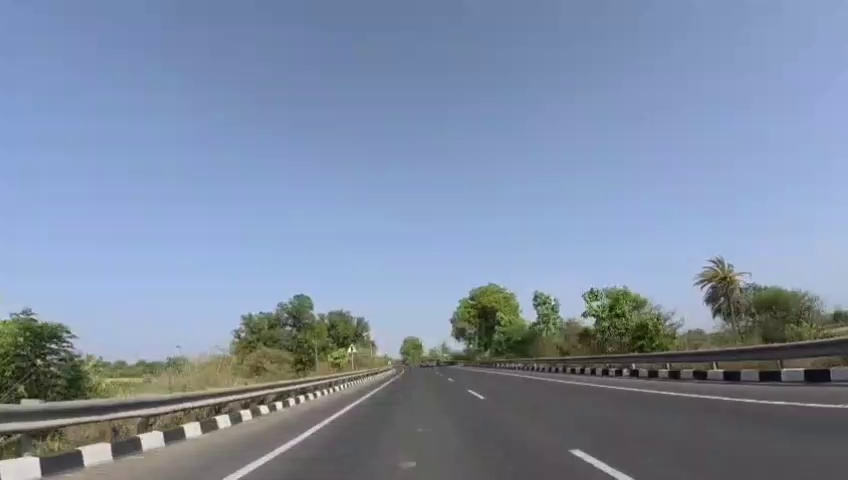
#> input picture VisionPilot/software_defined_vehicle/OpenADKit/Test/test_1_first_frame.jpg, 848 x 480 px
$ python bev_test.py
#> lines starting #> are read from the running program, lines starting #| are printed output that depends on the picture
import cv2
import numpy as np

img = cv2.imread("test_1_first_frame.jpg")
#> img is the input picture: shape (480, 848, 3); mean B, G, R 163.4, 140.2, 125.6

src = np.float32([
    [221, 345],  # left lane bottom
    [511, 347],  # right lane bottom
    [300, 220],  # left lane upper
    [430, 220]   # right lane upper
])

dst = np.float32([
    [250, 480],
    [600, 480],
    [250, 0],
    [600, 0]
])

H = cv2.getPerspectiveTransform(src, dst)

bev = cv2.warpPerspective(img, H, (848, 480))
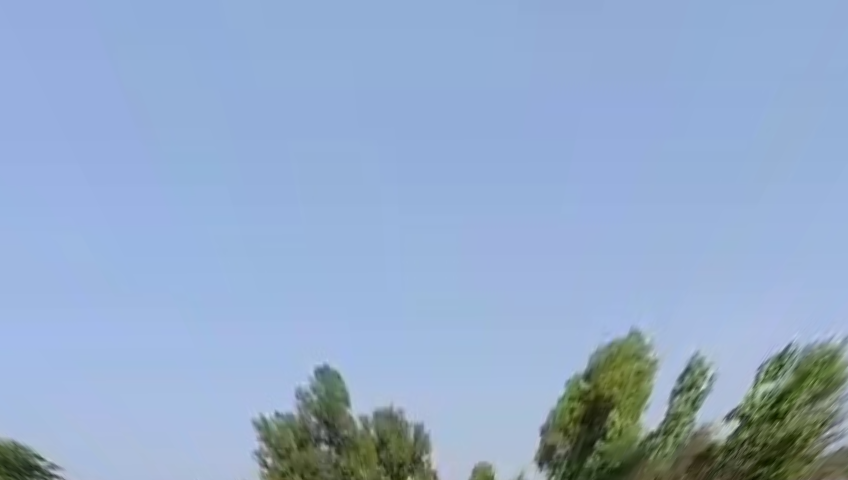
#> bev: shape (480, 848, 3); mean B, G, R 202.6, 171.3, 148

cv2.imshow("Original", img)
cv2.imshow("BEV", bev)

cv2.waitKey(0)
cv2.destroyAllWindows()

$ run again, with VisionPilot/software_defined_vehicle/OpenADKit/Test/CIPO.jpg copied over VisionPilot/software_defined_vehicle/OpenADKit/Test/test_1_first_frame.jpg
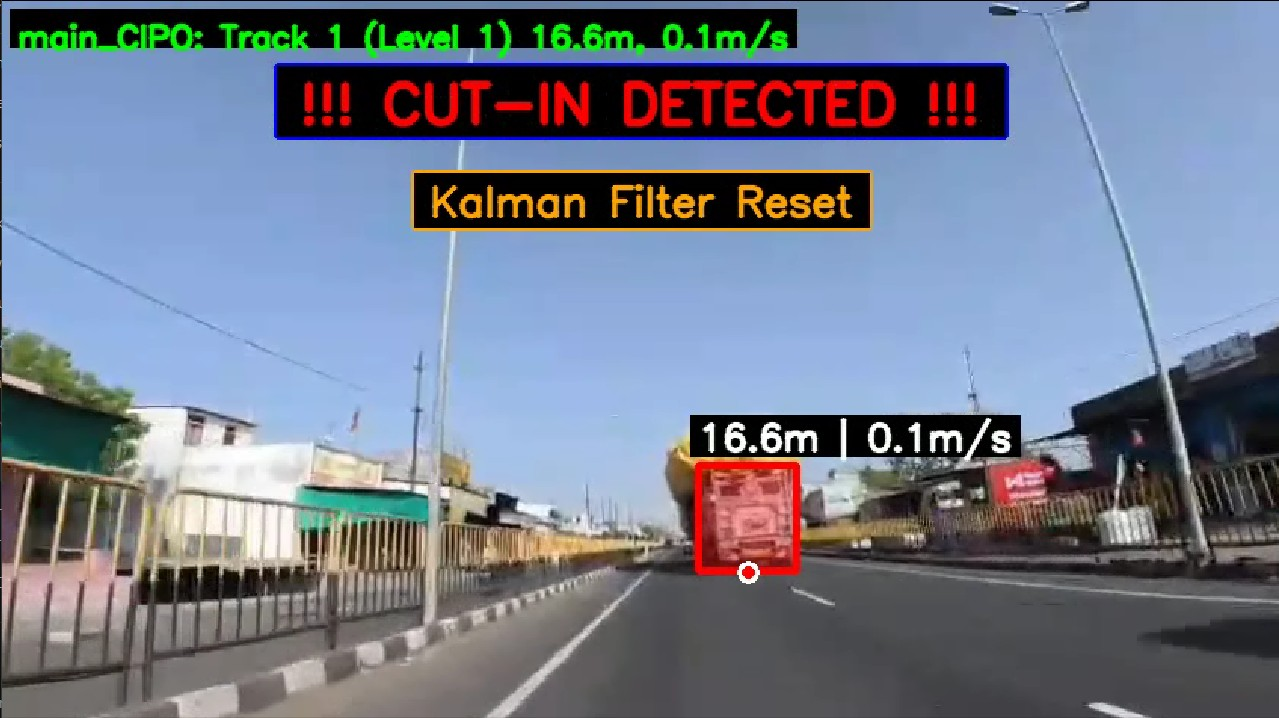
#> input picture VisionPilot/software_defined_vehicle/OpenADKit/Test/CIPO.jpg, 1279 x 718 px
#> img is the input picture: shape (718, 1279, 3); mean B, G, R 139.7, 122.9, 114.5
#> `bev = cv2.warpPerspective(img, H, (848, 480))`:
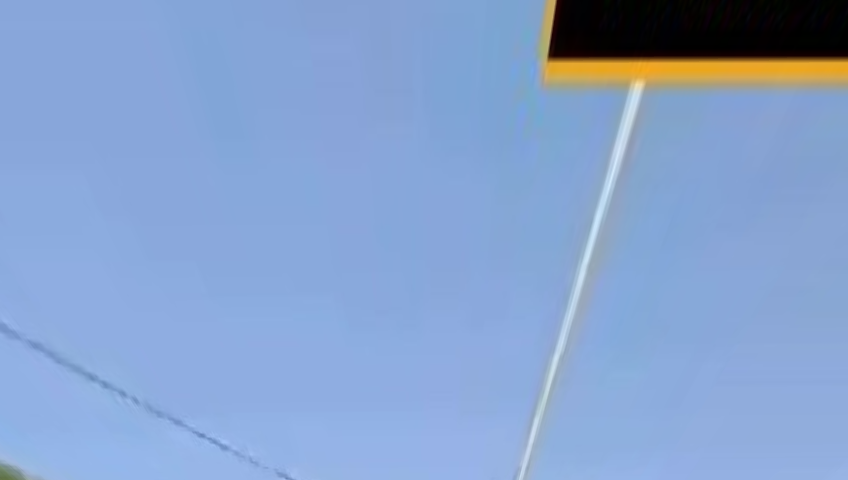
#> bev: shape (480, 848, 3); mean B, G, R 205.6, 162.1, 134.5

$ run again, with VisionPilot/software_defined_vehicle/OpenADKit/Test/autospeed_test2_frame.jpg copied over VisionPilot/software_defined_vehicle/OpenADKit/Test/test_1_first_frame.jpg
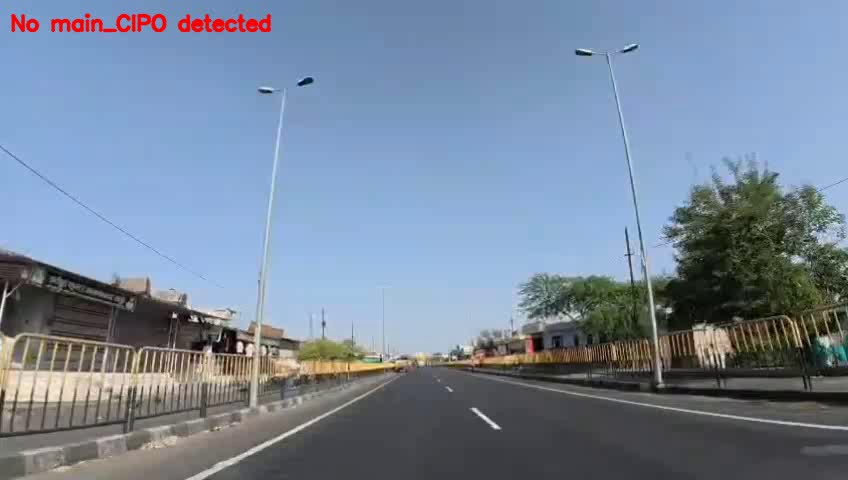
#> input picture VisionPilot/software_defined_vehicle/OpenADKit/Test/autospeed_test2_frame.jpg, 848 x 480 px
#> img is the input picture: shape (480, 848, 3); mean B, G, R 155, 134.7, 119.1
#> `bev = cv2.warpPerspective(img, H, (848, 480))`:
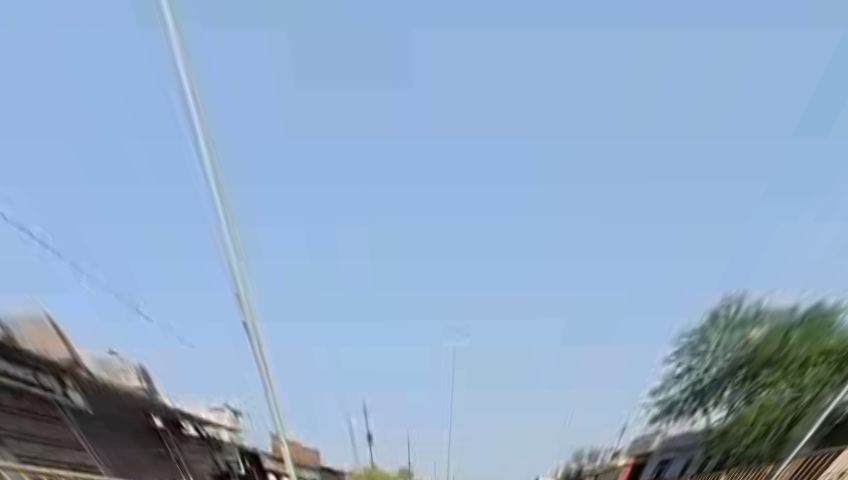
#> bev: shape (480, 848, 3); mean B, G, R 199.9, 170.3, 144.4
